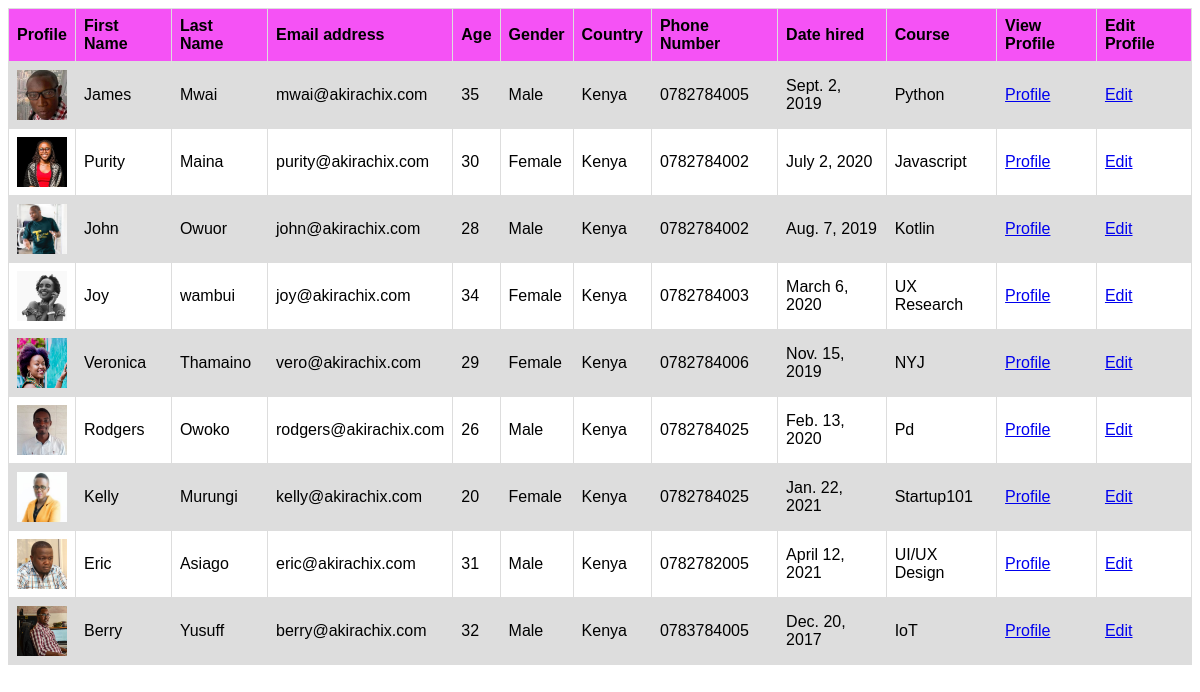
Page /teacher/list/ on the committed database.
### teacher/models.py (models this page shows, shortened)
class Teacher(models.Model):
    image=models.ImageField()
    first_name=models.CharField(max_length=15)
    last_name=models.CharField(max_length=25)
    email=models.EmailField(max_length=30)
    phone_number=models.CharField(max_length=14)
    age=models.PositiveIntegerField(null="True",blank="True")
    gender=models.CharField(max_length=7, choices=GENDER, default= "Female")
    nationality=models.CharField(max_length=30)
    county=models.CharField(max_length=20)
    national_id=models.CharField(max_length=40)
    languages=models.CharField(max_length=29)
    bio=models.TextField(null="True",blank="True")
    date_hired=models.DateField(null="True",blank="True")
    course=models.CharField(max_length=20)

### teacher/views.py (the view)
# urls.py: path("list/", teacher_list, name = "teacher_list"),
def teacher_list(request):
    teachers=Teacher.objects.all()
    return render(request, "teacher_list.html",{"teachers":teachers})

### teacher/templates/teacher_list.html (shortened to what this page needs)
<!DOCTYPE html>
<html lang="en">
<head>
</head>
<body>
    <table>
        <tr>
          <th>Profile</th>
            <th>First Name</th>
            <th>Last Name</th>
            <th>Email address</th>
            <th>Age</th>
            <th>Gender</th>
            <th>Country </th>
            <th>Phone Number </th>
            <th>Date hired </th>
            <th>Course </th>
            <th>View Profile</th>
            <th>Edit Profile</th>
          </tr>
            <tr>
            {% for teacher in teachers %}
            <td><img src="{{ teacher.image.url}}"></td>
            <td>{{ teacher.first_name }}</td>
            <td>{{ teacher.last_name }}</td>
            <td>{{ teacher.email }}</td>
            <td>{{ teacher.age}}</td>
            <td>{{ teacher.gender }}</td>
            <td>{{ teacher.county }}</td>
            <td>{{ teacher.phone_number }}</td>
            <td>{{ teacher.date_hired }}</td>
            <td>{{ teacher.course }}</td>
            <td><a href="{% url 'teacher_profile' id=teacher.id %}"> Profile</a></td>
            <td><a href="{% url 'edit_teacher' id=teacher.id %}"> Edit</a></td>
        </tr>
        {% endfor %}
    </table>
</body>
</html>

### teacher/templates/teacher_list.html (style rules this page uses)
img { width: 50px; height: 50px; }
table { font-family: arial, sans-serif; border-collapse: collapse; width: 100%; }
td, th { border: 1px solid #dddddd; text-align: left; padding: 8px; }
th { background-color: rgba(241, 10, 241, 0.705); }
tr:nth-child(even) { background-color: #dddddd; }

### rows in the picture
Teacher: image (picture), first_name "James", last_name "Mwai", email "mwai@akirachix.com", age "35", gender "Male", county "Kenya", phone_number "0782784005", date_hired "Sept. 2, 2019", course "Python"
Teacher: image (picture), first_name "Purity", last_name "Maina", email "purity@akirachix.com", age "30", gender "Female", county "Kenya", phone_number "0782784002", date_hired "July 2, 2020", course "Javascript"
Teacher: image (picture), first_name "John", last_name "Owuor", email "john@akirachix.com", age "28", gender "Male", county "Kenya", phone_number "0782784002", date_hired "Aug. 7, 2019", course "Kotlin"
Teacher: image (picture), first_name "Joy", last_name "wambui", email "joy@akirachix.com", age "34", gender "Female", county "Kenya", phone_number "0782784003", date_hired "March 6, 2020", course "UX Research"
Teacher: image (picture), first_name "Veronica", last_name "Thamaino", email "vero@akirachix.com", age "29", gender "Female", county "Kenya", phone_number "0782784006", date_hired "Nov. 15, 2019", course "NYJ"
Teacher: image (picture), first_name "Rodgers", last_name "Owoko", email "rodgers@akirachix.com", age "26", gender "Male", county "Kenya", phone_number "0782784025", date_hired "Feb. 13, 2020", course "Pd"
Teacher: image (picture), first_name "Kelly", last_name "Murungi", email "kelly@akirachix.com", age "20", gender "Female", county "Kenya", phone_number "0782784025", date_hired "Jan. 22, 2021", course "Startup101"
Teacher: image (picture), first_name "Eric", last_name "Asiago", email "eric@akirachix.com", age "31", gender "Male", county "Kenya", phone_number "0782782005", date_hired "April 12, 2021", course "UI/UX Design"
Teacher: image (picture), first_name "Berry", last_name "Yusuff", email "berry@akirachix.com", age "32", gender "Male", county "Kenya", phone_number "0783784005", date_hired "Dec. 20, 2017", course "IoT"
